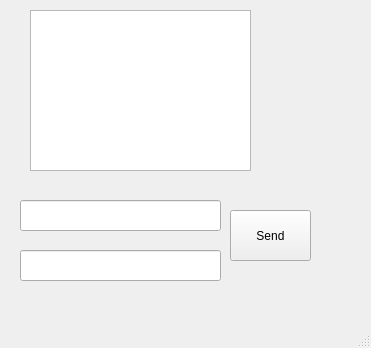
<?xml version="1.0" encoding="UTF-8"?>
<ui version="4.0">
 <class>MainWindow</class>
 <widget class="QMainWindow" name="MainWindow">
  <property name="geometry">
   <rect>
    <x>0</x>
    <y>0</y>
    <width>371</width>
    <height>348</height>
   </rect>
  </property>
  <property name="windowTitle">
   <string>pyQtClient</string>
  </property>
  <widget class="QWidget" name="centralwidget">
   <widget class="QPushButton" name="pushButton1">
    <property name="geometry">
     <rect>
      <x>230</x>
      <y>210</y>
      <width>81</width>
      <height>51</height>
     </rect>
    </property>
    <property name="text">
     <string>Send</string>
    </property>
   </widget>
   <widget class="QLineEdit" name="lineEdit1">
    <property name="geometry">
     <rect>
      <x>20</x>
      <y>200</y>
      <width>201</width>
      <height>31</height>
     </rect>
    </property>
   </widget>
   <widget class="QLineEdit" name="lineEdit2">
    <property name="geometry">
     <rect>
      <x>20</x>
      <y>250</y>
      <width>201</width>
      <height>31</height>
     </rect>
    </property>
   </widget>
   <widget class="QListWidget" name="listWidget1">
    <property name="geometry">
     <rect>
      <x>30</x>
      <y>10</y>
      <width>221</width>
      <height>161</height>
     </rect>
    </property>
   </widget>
  </widget>
  <widget class="QMenuBar" name="menubar">
   <property name="geometry">
    <rect>
     <x>0</x>
     <y>0</y>
     <width>371</width>
     <height>21</height>
    </rect>
   </property>
  </widget>
  <widget class="QStatusBar" name="statusbar"/>
 </widget>
 <resources/>
 <connections/>
</ui>
